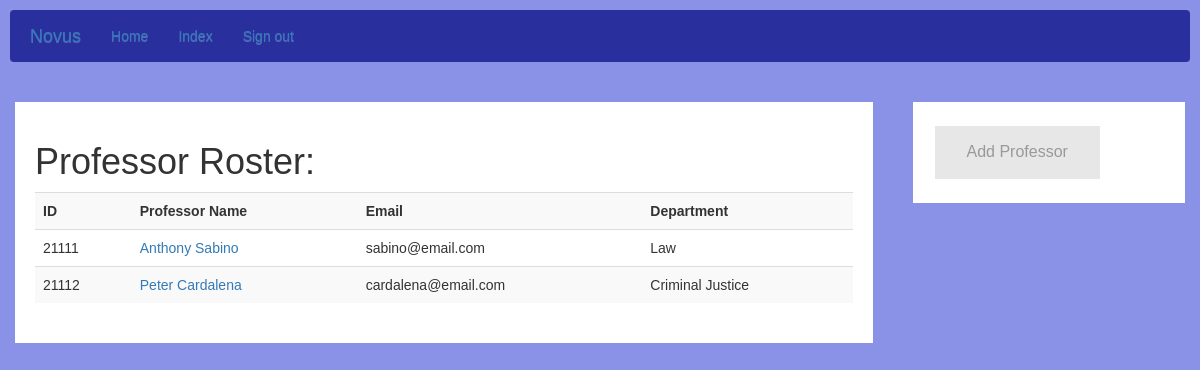
/professor_roster (signed in), run on an earlier commit of the app's database.
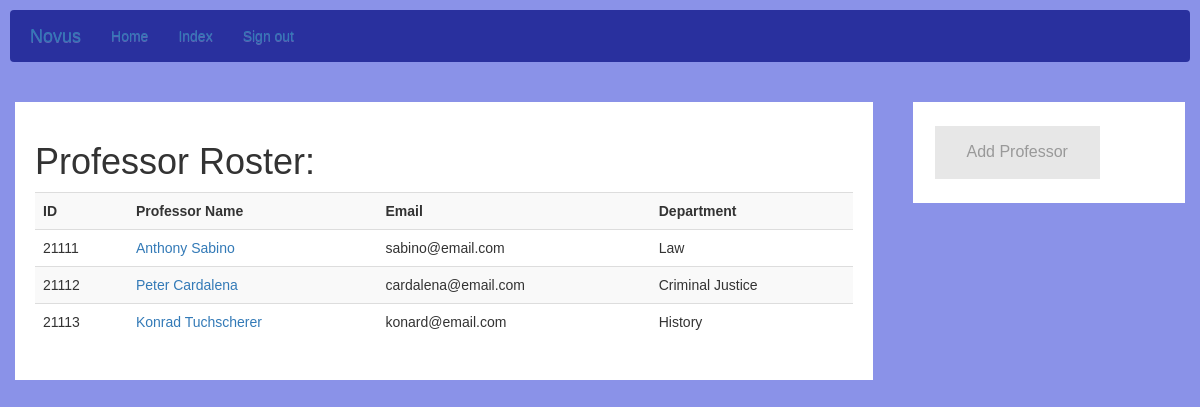
And on a later commit of the database.
### models.py (models this page shows, shortened)
class User(db.Model, UserMixin):
    __tablename__="users"
    id = db.Column(db.Integer, primary_key=True)
    uniqueid = db.Column(db.String(5), index=True)
    name = db.Column(db.String(120), index=True, unique=False)
    gender = db.Column(db.String(6), index=True)
    email = db.Column(db.String(120), index=True)
    phone = db.Column(db.String(120), index=True)
    birthday = db.Column(db.String(120), index=True)
    active = db.Column(db.Boolean())
    roles = relationship("Role", secondary="user_roles")
    password = db.Column(db.String(128))
    type = db.Column(db.String(15))

class Professor(User, db.Model):
    __tablename__="professors"
    id = db.Column(db.Integer, ForeignKey('users.id'), primary_key=True)
    department = db.Column(db.String(120), index=True)
    courses = relationship("Course", backref="professors")
    posts = relationship("Post", backref="professors")

class User(db.Model, UserMixin):
    __tablename__="users"
    id = db.Column(db.Integer, primary_key=True)
    uniqueid = db.Column(db.String(5), index=True)
    name = db.Column(db.String(120), index=True, unique=False)
    gender = db.Column(db.String(6), index=True)
    email = db.Column(db.String(120), index=True)
    phone = db.Column(db.String(120), index=True)
    birthday = db.Column(db.String(120), index=True)
    active = db.Column(db.Boolean())
    roles = relationship("Role", secondary="user_roles")
    password = db.Column(db.String(128))
    type = db.Column(db.String(15))

### app.py (the view)
@app.route('/professor_roster')
@login_required
@roles_required('Admin')
def professor_roster():
    professors = Professor.query.all()
    return render_template('professor_roster.html', professors=professors)

### templates/professor_roster.html
{% extends 'layout.html' %}
{% block head %}
        <link rel="stylesheet" href="//maxcdn.bootstrapcdn.com/bootstrap/3.2.0/css/bootstrap.min.css">
        <link rel="stylesheet" href="//maxcdn.bootstrapcdn.com/bootstrap/3.2.0/css/bootstrap-theme.min.css">
        <link rel="stylesheet" type="text/css" href="/static/css/roster.css">
{% endblock %}
{% block app_content %}
<div class="row">
  <div class="leftcolumn">
    <div class="card" id="opt">
      <h1>Professor Roster: </h1>
      <div style="text-align:center">
        <table class="table table-striped" >
          <tr>
            <th>ID</th>
            <th>Professor Name</th>
            <th>Email</th>
            <th>Department</th>
          </tr>
          {% for professor in professors %}
          <tr class="text-left">
            <td>{{professor.uniqueid}}</td>
            <td><a href="{{ url_for('details', type='Professor', id=professor.id) }}">{{professor.name}}</a></td>
            <td>{{professor.email}}</td>
            <td>{{professor.department}}</td>
          </tr>
          {% endfor %}
        </table>
      </div>
    </div>
  </div>
  <div class="rightcolumn">
    <div class="card">
      <a href="{{ url_for('create_professor') }}" class="button">
        Add Professor
      </a>
    </div>
  </div>
</div>
{% endblock %}

What changed in the data, as far as the page shows it:
added Professor: uniqueid "21113", name "Konrad Tuchscherer", email "konard@email.com", department "History"
